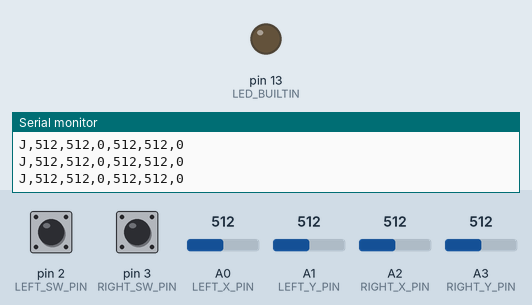
Bench run of a sketch on a simulated Arduino Uno, built with avr-gcc and run on an emulated ATmega328P. Parts: output pins drawn as LEDs (lit = HIGH), the last lines printed to the serial monitor. The test bench sets the inputs (shaded band); at power-on: pin 2 (LEFT_SW_PIN) HIGH, A0 (LEFT_X_PIN) = 512, A1 (LEFT_Y_PIN) = 512, pin 3 (RIGHT_SW_PIN) HIGH, A2 (RIGHT_X_PIN) = 512, A3 (RIGHT_Y_PIN) = 512.

Above: at 1.7 s.
1.8 s: pin 2 (LEFT_SW_PIN) pulled LOW for 0.15 s
At 1.95 s:
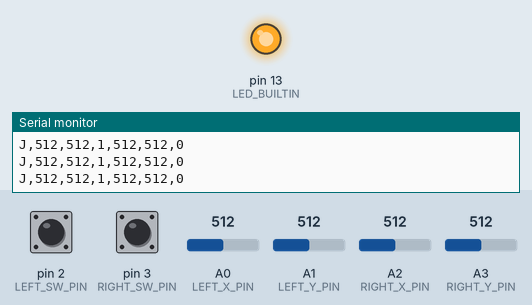
5.0 s: A0 (LEFT_X_PIN) set to 104
6.5 s: A0 (LEFT_X_PIN) set to 95
8.1 s: A1 (LEFT_Y_PIN) set to 111
9.6 s: A1 (LEFT_Y_PIN) set to 90
Timing chart, 0 to 12.2 s (numbered marks = the images above; inputs shaded):
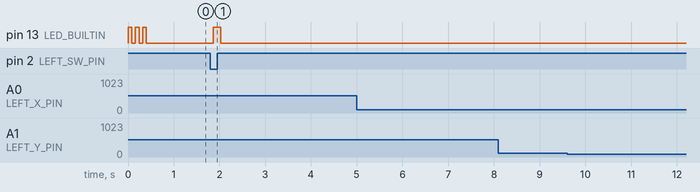

The sketch:

fender_joystick.ino
```cpp
/*
  Fender Bender - dual joystick controller, USB + Bluetooth
  Board: Arduino Uno + 2x KY-023 thumbsticks + HC-05 (or HC-06) Bluetooth module

  The same packet goes out on both links, so the controller works with the USB cable
  AND wirelessly over Bluetooth without re-uploading:
      J,<leftX>,<leftY>,<leftButton>,<rightX>,<rightY>,<rightButton>\n

  HC-05 wiring (see hardware/README.md):
      HC-05 VCC -> D9        (powered from a pin, switched on in setup())
      HC-05 GND -> GND
      HC-05 TXD -> D10
      HC-05 RXD <- D11 through a 1k / 2k voltage divider (3.3 V logic)

  Serial commands (USB Serial Monitor at 115200, or over Bluetooth):
      h -> "HELLO,FENDER-JOY,2"    t -> test view with live bars    s -> back to streaming
      r -> power-cycle the HC-05 (D9 off for half a second)
*/

#include <SoftwareSerial.h>

// ---------------------------------------------------------------- pins
const uint8_t LEFT_X_PIN = A0;
const uint8_t LEFT_Y_PIN = A1;
const uint8_t LEFT_SW_PIN = 2;
const uint8_t RIGHT_X_PIN = A2;
const uint8_t RIGHT_Y_PIN = A3;
const uint8_t RIGHT_SW_PIN = 3;
  // HC-05 VCC: a digital pin driven HIGH (5 V) powers the module
const uint8_t BT_RX_PIN = 10;  // Arduino receives here  <- HC-05 TXD
const uint8_t BT_TX_PIN = 11;  // Arduino transmits here -> HC-05 RXD (via divider)

SoftwareSerial BTSerial(BT_RX_PIN, BT_TX_PIN);

// ---------------------------------------------------------------- tuning
// HC-05 modules ship at 9600 baud. A packet is ~22 bytes, and 9600 baud moves ~960 bytes/s,
// so 25 packets/s is the safe maximum. If you raise the module to 38400 with the AT command
// in the README, set BT_BAUD = 38400 and the controller streams at 60 Hz.
const unsigned long BT_BAUD = 9600;
const unsigned long USB_BAUD = 115200;
const unsigned long SEND_PERIOD_MS = BT_BAUD >= 38400 ? 16 : 40;
 // let the HC-05 start up after its power pin goes HIGH
const uint8_t SAMPLES = 4;             // oversampling per axis
const float SMOOTHING = 0.35;          // exponential moving average (0 = off)
const unsigned long DEBOUNCE_MS = 15;

struct Button {
  uint8_t pin;
  bool stable;          // debounced state (true = pressed)
  bool lastRaw;
  unsigned long changedAt;
};

Button leftBtn = { LEFT_SW_PIN, false, false, 0 };
Button rightBtn = { RIGHT_SW_PIN, false, false, 0 };

float axis[4];  // smoothed lx, ly, rx, ry
const uint8_t AXIS_PINS[4] = { LEFT_X_PIN, LEFT_Y_PIN, RIGHT_X_PIN, RIGHT_Y_PIN };

bool testMode = false;
unsigned long lastSend = 0;

int readAxis(uint8_t pin) {
  analogRead(pin);  // throw away the first read after switching the ADC multiplexer
  long sum = 0;
  for (uint8_t i = 0; i < SAMPLES; i++) sum += analogRead(pin);
  return (int)(sum / SAMPLES);
}

void updateButton(Button &b, unsigned long now) {
  bool raw = (digitalRead(b.pin) == LOW);  // switch pulls to GND when pressed
  if (raw != b.lastRaw) {
    b.lastRaw = raw;
    b.changedAt = now;
  }
  if (now - b.changedAt >= DEBOUNCE_MS) b.stable = raw;
}

// Switch the HC-05 on through its power pin and give it time to boot.


void handleCommand(char c, Stream &reply) {
  if (c == 'h' || c == 'H') {
    reply.println(F("HELLO,FENDER-JOY,2"));
  }
  else if (c == 't' || c == 'T') {
    testMode = true;
    reply.println(F("# TEST MODE (s = stream)"));
  }
  else if (c == 's' || c == 'S') {
    testMode = false;
  }
}

// "LX  512 [----------#----------]" style bar for the Serial Monitor test mode
void bar(Stream &out, const char *name, int v) {
  out.print(name); out.print(' ');
  if (v < 1000) out.print(' ');
  if (v < 100) out.print(' ');
  if (v < 10) out.print(' ');
  out.print(v); out.print(F(" ["));
  int pos = map(v, 0, 1023, 0, 20);
  for (int i = 0; i <= 20; i++) out.print(i == pos ? '#' : '-');
  out.print(F("]  "));
}

void sendPacket(Stream &out, int lx, int ly, int rx, int ry) {
  // one print per packet keeps SoftwareSerial writes tight
  char line[40];
  snprintf(line, sizeof(line), "J,%d,%d,%d,%d,%d,%d\n", lx, ly, leftBtn.stable ? 1 : 0, rx, ry, rightBtn.stable ? 1 : 0);
  out.print(line);
}

void setup() {

  Serial.begin(USB_BAUD);
  BTSerial.begin(BT_BAUD);
  pinMode(LEFT_SW_PIN, INPUT_PULLUP);
  pinMode(RIGHT_SW_PIN, INPUT_PULLUP);
  pinMode(LED_BUILTIN, OUTPUT);
  for (uint8_t i = 0; i < 4; i++) axis[i] = readAxis(AXIS_PINS[i]);
  for (uint8_t i = 0; i < 3; i++) {  // 3 blinks = ready
    digitalWrite(LED_BUILTIN, HIGH); delay(80);
    digitalWrite(LED_BUILTIN, LOW); delay(80);
  }
  Serial.println(F("HELLO,FENDER-JOY,2"));
  BTSerial.println(F("HELLO,FENDER-JOY,2"));
}

void loop() {
  unsigned long now = millis();
  while (Serial.available()) handleCommand(Serial.read(), Serial);
  while (BTSerial.available()) handleCommand(BTSerial.read(), BTSerial);
  updateButton(leftBtn, now);
  updateButton(rightBtn, now);

  if (now - lastSend < (testMode ? 100 : SEND_PERIOD_MS)) return;
  lastSend = now;

  for (uint8_t i = 0; i < 4; i++) axis[i] = axis[i] * SMOOTHING + readAxis(AXIS_PINS[i]) * (1.0 - SMOOTHING);
  int lx = (int)(axis[0] + 0.5), ly = (int)(axis[1] + 0.5);
  int rx = (int)(axis[2] + 0.5), ry = (int)(axis[3] + 0.5);
  digitalWrite(LED_BUILTIN, (leftBtn.stable || rightBtn.stable) ? HIGH : LOW);

  if (testMode) {
    bar(Serial, "LX", lx); bar(Serial, "LY", ly);
    Serial.print(leftBtn.stable ? F("L:DOWN  ") : F("L:up    "));
    bar(Serial, "RX", rx); bar(Serial, "RY", ry);
    Serial.println(rightBtn.stable ? F("R:DOWN") : F("R:up"));
    return;
  }
  sendPacket(Serial, lx, ly, rx, ry);    // USB cable
  sendPacket(BTSerial, lx, ly, rx, ry);  // Bluetooth
}
```

Measured:
- after the input at 1.8 s, pin 13 (LED_BUILTIN): LOW → HIGH after 0.07 s, → LOW 0.16 s later
